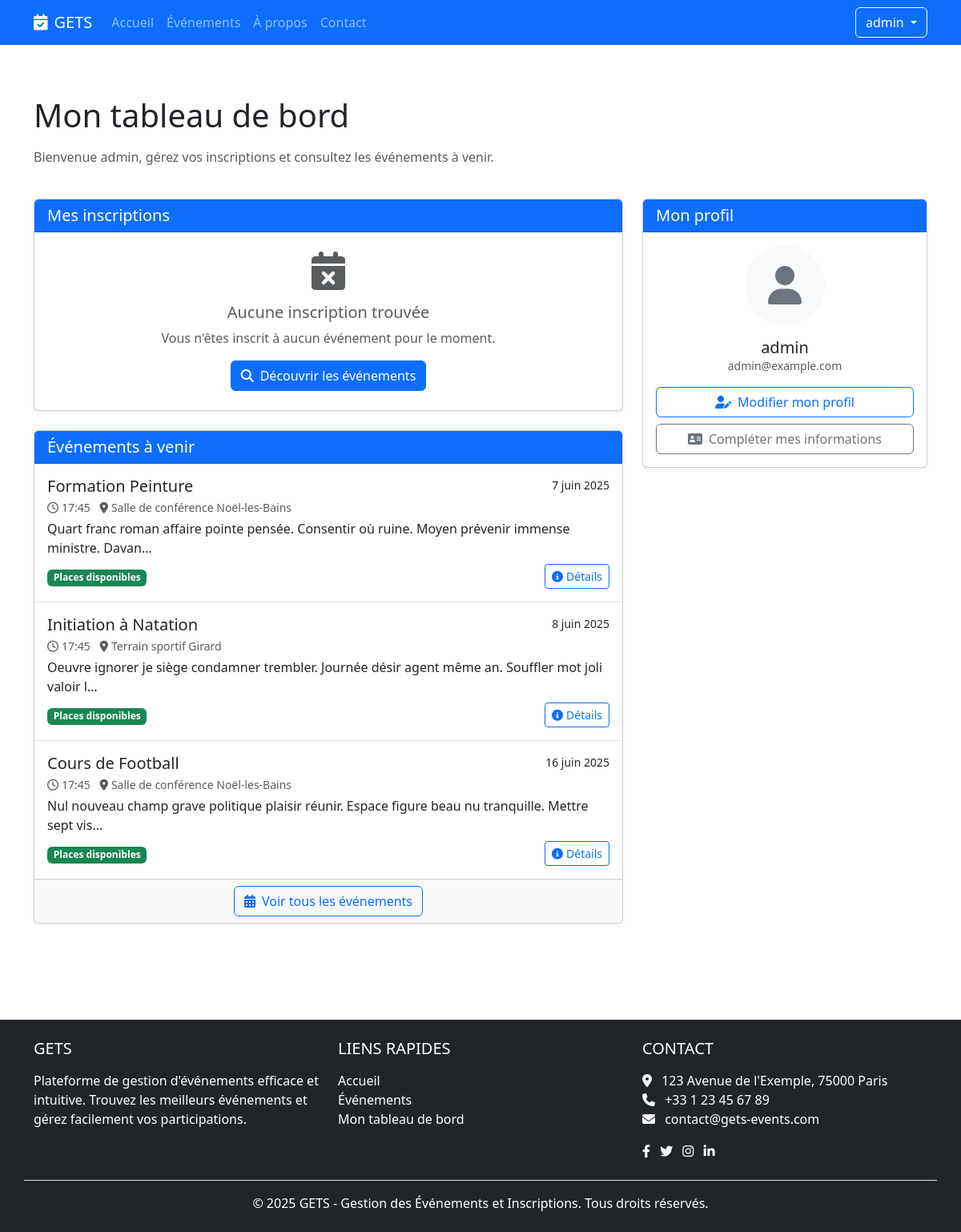
/account/dashboard/ (signed in), run on the app's committed database.
### common/models.py (models this page shows, shortened)
class User(AbstractUser):
    ROLE_CHOICES = [
        ('admin', 'Administrateur'),
        ('manager', 'Gestionnaire'),
        ('staff', 'Personnel'),
    ]
    role = models.CharField(max_length=10, choices=ROLE_CHOICES, default='staff')
    profile_image = models.ImageField(upload_to='profile_images/', blank=True, null=True)
    phone_number = models.CharField(max_length=15, blank=True, null=True)
    class Meta:
        db_table = 'user'

class Activite(models.Model):
    nom = models.CharField(max_length=100)
    description = models.TextField(blank=True, null=True)
    duree = models.IntegerField(help_text="Durée en minutes")
    date_debut = models.DateTimeField()
    responsable = models.ForeignKey('Responsable', on_delete=models.SET_NULL, blank=True, null=True, related_name='activites')
    infrastructure = models.ForeignKey('Infrastructure', on_delete=models.SET_NULL, blank=True, null=True, related_name='activites')
    capacite_max = models.IntegerField(blank=True, null=True)
    animateurs = models.ManyToManyField('Animateur', through='ActiviteAnimateur', related_name='activites')
    materiels = models.ManyToManyField('Materiel', through='ActiviteMateriel', related_name='activites')
    created_by = models.ForeignKey('User', on_delete=models.SET_NULL, null=True, related_name='created_activites')
    class Meta:
        db_table = 'activite'
    def nombre_places_restantes(self):
        if not self.capacite_max:
            return None
        places_prises = self.inscriptions.count()
        return max(0, self.capacite_max - places_prises)
    def est_complete(self):
        if not self.capacite_max:
            return False
        return self.nombre_places_restantes() <= 0

class Infrastructure(models.Model):
    nom = models.CharField(max_length=100)
    type = models.CharField(max_length=50)
    capacite = models.IntegerField(blank=True, null=True)
    localisation = models.CharField(max_length=100, blank=True, null=True)
    disponible = models.BooleanField(default=True)
    created_by = models.ForeignKey(User, on_delete=models.SET_NULL, null=True, related_name='created_infrastructures')
    class Meta:
        db_table = 'infrastructure'

### client_portal/views/account_views.py (the view)
# urls.py: path('', DashboardView.as_view(), name='dashboard'),
class DashboardView(LoginRequiredMixin, TemplateView):
    template_name = 'client_portal/account/dashboard.html'
    def get_context_data(self, **kwargs):
        context = super().get_context_data(**kwargs)
        participant = None
        inscriptions = []
        try:
            participant = Participant.objects.filter(email=self.request.user.email).first()
            if participant:
                inscriptions = Inscription.objects.filter(participant=participant)
        except:
            pass
        upcoming_activities = Activite.objects.filter(
            date_debut__gte=timezone.now()
        ).order_by('date_debut')[:3]
        context['participant'] = participant
        context['inscriptions'] = inscriptions
        context['upcoming_activities'] = upcoming_activities
        return context

### client_portal/templates/client_portal/account/dashboard.html (shortened to what this page needs)
{% extends "client_portal/base.html" %}
{% block content %}
<div class="container py-4">
    <div class="row mb-4">
        <div class="col-12">
            <h1 class="mb-3">Mon tableau de bord</h1>
            <p class="text-muted">Bienvenue {{ user.first_name|default:user.username }}, gérez vos inscriptions et
                consultez les événements à venir.</p>
        </div>
    </div>
    <div class="row">
        <div class="col-lg-8 mb-4">
            <div class="card shadow-sm mb-4">
                <div class="card-header bg-primary text-white">
                    <h5 class="mb-0">Mes inscriptions</h5>
                </div>
                <div class="card-body p-0">
                    {% if inscriptions %}
                    <div class="table-responsive">
                        <table class="table mb-0">
                            <thead>
                                <tr>
                                    <th>Événement</th>
                                    <th>Date</th>
                                    <th>Statut</th>
                                    <th>Actions</th>
                                </tr>
                            </thead>
                            <tbody>
                                {% for inscription in inscriptions %}
                                <tr>
                                    <td>
                                        <a href="{% url 'client_portal:event_detail' inscription.activite.pk %}"
                                            class="text-decoration-none">
                                            {{ inscription.activite.nom }}
                                        </a>
                                    </td>
                                    <td>{{ inscription.activite.date_debut|date:"j F Y - H:i" }}</td>
                                    <td>
                                        {% if inscription.statut == 'inscrit' %}
                                        <span class="badge bg-success">Inscrit</span>
                                        {% elif inscription.statut == 'en_attente' %}
                                        <span class="badge bg-warning">En attente</span>
                                        {% elif inscription.statut == 'annule' %}
                                        <span class="badge bg-danger">Annulé</span>
                                        {% endif %}
                                    </td>
                                    <td>
                                        {% if inscription.statut != 'annule' %}
                                        {% if inscription.activite.date_debut > now %}
                                        <a href="{% url 'client_portal:cancel_registration' inscription.id %}"
                                            class="btn btn-sm btn-outline-danger">
                                            <i class="fas fa-times-circle"></i> Annuler
                                        </a>
                                        {% endif %}
                                        {% endif %}
                                    </td>
                                </tr>
                                {% endfor %}
                            </tbody>
                        </table>
                    </div>
                    {% else %}
                    <div class="p-4 text-center">
                        <div class="text-muted mb-3">
                            <i class="fas fa-calendar-times fa-3x mb-3"></i>
                            <h5>Aucune inscription trouvée</h5>
                            <p>Vous n'êtes inscrit à aucun événement pour le moment.</p>
                        </div>
                        <a href="{% url 'client_portal:event_list' %}" class="btn btn-primary">
                            <i class="fas fa-search me-2"></i>Découvrir les événements
                        </a>
                    </div>
                    {% endif %}
                </div>
            </div>
            <div class="card shadow-sm">
                <div class="card-header bg-primary text-white">
                    <h5 class="mb-0">Événements à venir</h5>
                </div>
                <div class="card-body p-0">
                    {% if upcoming_activities %}
                    <div class="list-group list-group-flush">
                        {% for activity in upcoming_activities %}
                        <div class="list-group-item py-3">
                            <div class="d-flex w-100 justify-content-between">
                                <h5 class="mb-1">{{ activity.nom }}</h5>
                                <small>{{ activity.date_debut|date:"j F Y" }}</small>
                            </div>
                            <p class="mb-1 text-muted small">
                                <i class="far fa-clock me-1"></i>{{ activity.date_debut|date:"H:i" }}
                                {% if activity.infrastructure %}
                                <i class="fas fa-map-marker-alt ms-2 me-1"></i>{{ activity.infrastructure.nom }}
                                {% endif %}
                            </p>
                            <p class="mb-1">{{ activity.description|truncatechars:100 }}</p>
                            <div class="d-flex justify-content-between align-items-center mt-2">
                                <div>
                                    {% if activity.est_complete %}
                                    <span class="badge bg-danger">Complet</span>
                                    {% else %}
                                    <span class="badge bg-success">Places disponibles</span>
                                    {% endif %}
                                </div>
                                <a href="{% url 'client_portal:event_detail' activity.pk %}"
                                    class="btn btn-sm btn-outline-primary">
                                    <i class="fas fa-info-circle me-1"></i>Détails
                                </a>
                            </div>
                        </div>
                        {% endfor %}
                    </div>
                    {% endif %}
                </div>
                <div class="card-footer text-center">
                    <a href="{% url 'client_portal:event_list' %}" class="btn btn-outline-primary">
                        <i class="fas fa-calendar-alt me-2"></i>Voir tous les événements
                    </a>
                </div>
            </div>
        </div>
        <div class="col-lg-4">
            <div class="card shadow-sm mb-4">
                <div class="card-header bg-primary text-white">
                    <h5 class="mb-0">Mon profil</h5>
                </div>
                <div class="card-body">
                    <div class="text-center mb-3">
                        {% if user.profile_image %}
                        <img src="{{ user.profile_image.url }}" alt="{{ user.username }}"
                            class="rounded-circle img-fluid profile-img"
                            style="width: 100px; height: 100px; object-fit: cover;">
                        {% else %}
                        <div class="profile-placeholder rounded-circle mx-auto d-flex align-items-center justify-content-center bg-light"
                            style="width: 100px; height: 100px;">
                            <i class="fas fa-user fa-3x text-secondary"></i>
                        </div>
                        {% endif %}
                        <h5 class="mt-3 mb-0">{{ user.get_full_name|default:user.username }}</h5>
                        <p class="text-muted small">{{ user.email }}</p>
                    </div>
                    <div class="d-grid gap-2">
                        <a href="{% url 'client_portal:profile' %}" class="btn btn-outline-primary">
                            <i class="fas fa-user-edit me-2"></i>Modifier mon profil
                        </a>
                        {% if not participant %}
                        <a href="{% url 'client_portal:participant_info' %}" class="btn btn-outline-secondary">
                            <i class="fas fa-address-card me-2"></i>Compléter mes informations
                        </a>
                        {% endif %}
                    </div>
                </div>
            </div>
        </div>
    </div>
</div>
{% endblock %}

### client_portal/templates/client_portal/partials/header.html (shortened to what this page needs)
<header>
    <nav class="navbar navbar-expand-lg navbar-dark bg-primary">
        <div class="container">
            <a class="navbar-brand" href="{% url 'client_portal:home' %}">
                <i class="fas fa-calendar-check me-2"></i>GETS
            </a>
            <div class="collapse navbar-collapse" id="navbarNav">
                <ul class="navbar-nav me-auto">
                    <li class="nav-item">
                        <a class="nav-link {% if request.path == '/' %}active{% endif %}"
                            href="{% url 'client_portal:home' %}">Accueil</a>
                    </li>
                    <li class="nav-item">
                        <a class="nav-link {% if '/events/' in request.path %}active{% endif %}"
                            href="{% url 'client_portal:event_list' %}">Événements</a>
                    </li>
                    <li class="nav-item">
                        <a class="nav-link {% if '/about/' in request.path %}active{% endif %}"
                            href="{% url 'client_portal:about' %}">À propos</a>
                    </li>
                    <li class="nav-item">
                        <a class="nav-link {% if '/contact/' in request.path %}active{% endif %}"
                            href="{% url 'client_portal:contact' %}">Contact</a>
                    </li>
                </ul>
                <div class="d-flex">
                    {% if user.is_authenticated %}
                    <div class="dropdown">
                        <button class="btn btn-outline-light dropdown-toggle" type="button" id="userMenu"
                            data-bs-toggle="dropdown" aria-expanded="false">
                            {{ user.first_name|default:user.username }}
                        </button>
                    </div>
                    {% else %}
                    <a href="{% url 'client_portal:login' %}" class="btn btn-outline-light me-2">Connexion</a>
                    <a href="{% url 'client_portal:register' %}" class="btn btn-light">Inscription</a>
                    {% endif %}
                </div>
            </div>
        </div>
    </nav>
</header>

### data on the page
User: first_name "admin", get_full_name "admin", email "admin@example.com"
Activite: nom "Formation Peinture", date_debut "7 juin 2025", date_debut "17:45", infrastructure.nom "Salle de conférence Noël-les-Bains", description "Quart franc roman affaire pointe pensée. Consentir où ruine. Moyen prévenir immense ministre. Davan…", capacite_max "Places disponibles"
Activite: nom "Initiation à Natation", date_debut "8 juin 2025", date_debut "17:45", infrastructure.nom "Terrain sportif Girard", description "Oeuvre ignorer je siège condamner trembler. Journée désir agent même an. Souffler mot joli valoir l…", capacite_max "Places disponibles"
Activite: nom "Cours de Football", date_debut "16 juin 2025", date_debut "17:45", infrastructure.nom "Salle de conférence Noël-les-Bains", description "Nul nouveau champ grave politique plaisir réunir. Espace figure beau nu tranquille. Mettre sept vis…", capacite_max "Places disponibles"
